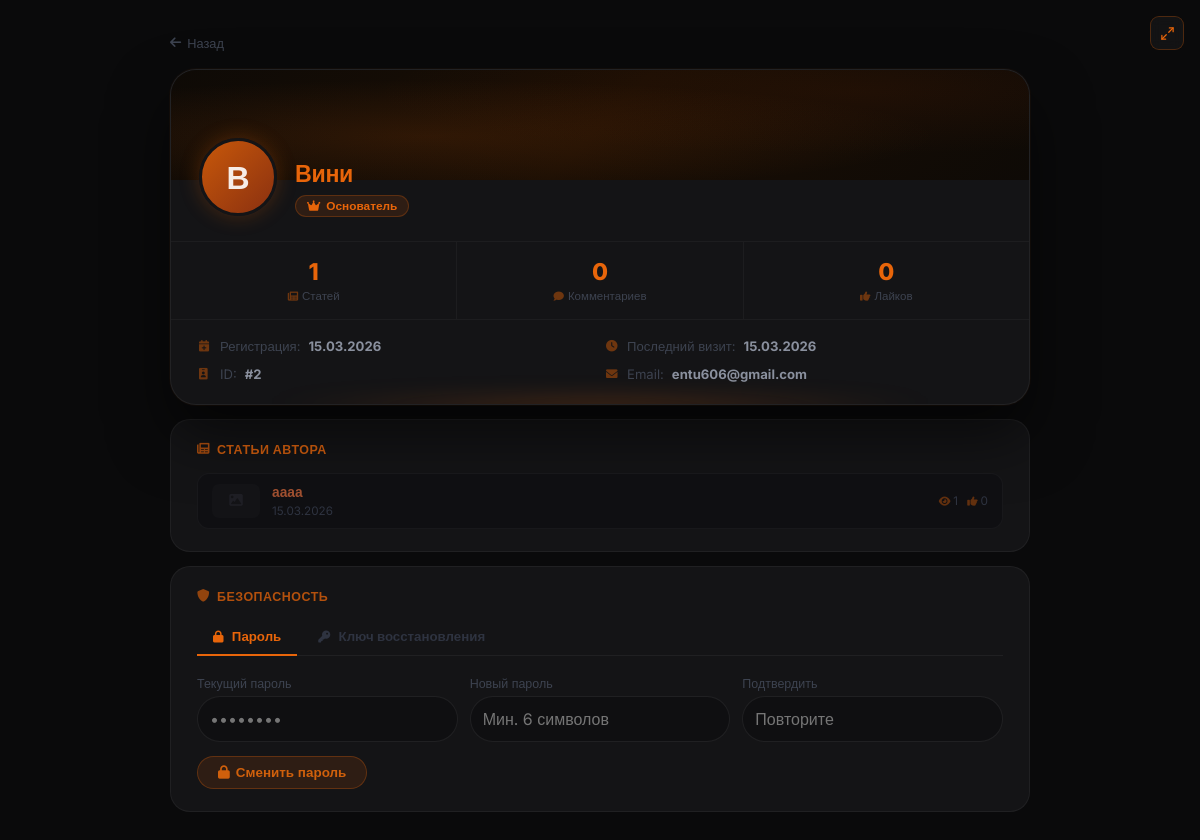
The page /profile/Вини (signed in) on the database as committed earlier.
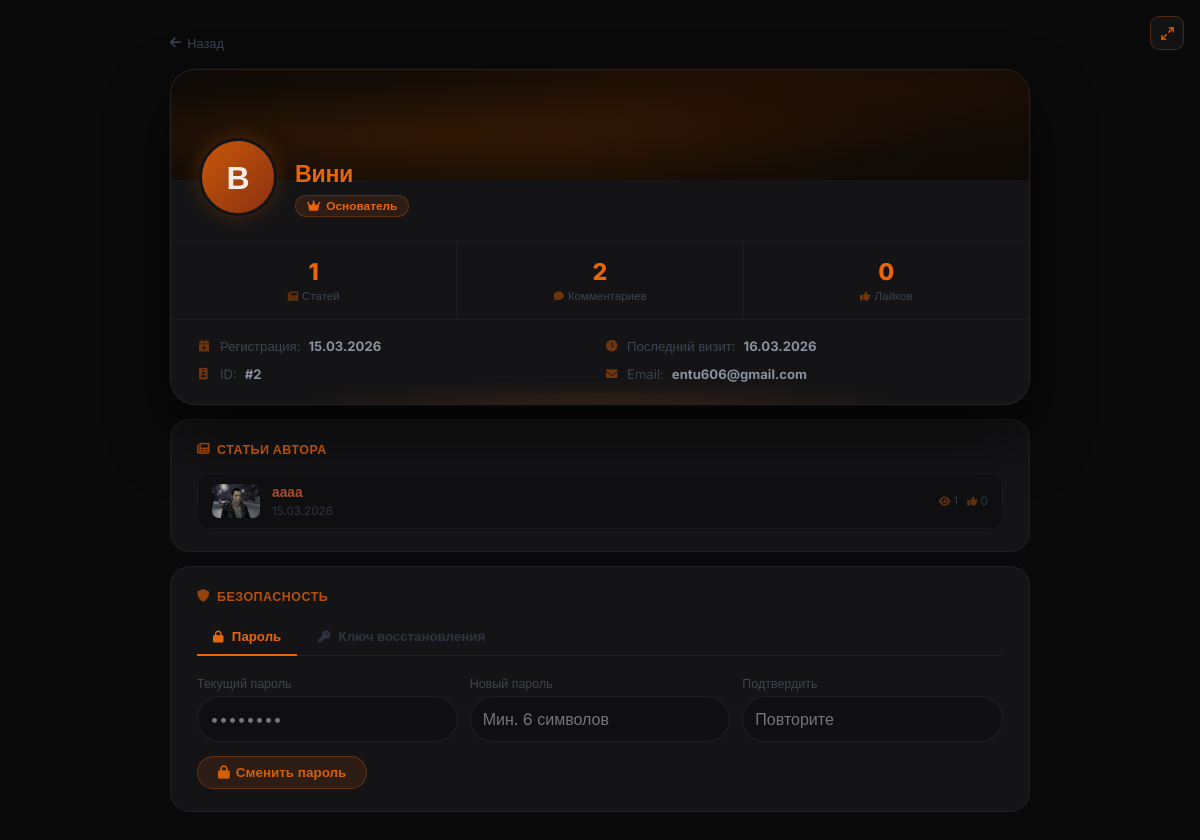
The same page on the database as committed later.
### models.py (models this page shows, shortened)
class User(db.Model, UserMixin):
    __tablename__ = 'users'
    id             = db.Column(db.Integer, primary_key=True)
    username       = db.Column(db.String(80),  unique=True, nullable=False)
    email          = db.Column(db.String(120), unique=True, nullable=False)
    password_hash  = db.Column(db.String(256), nullable=False)
    role           = db.Column(db.Integer, default=0)
    created_at     = db.Column(db.DateTime, default=datetime.utcnow)   # дата регистрации
    last_seen      = db.Column(db.DateTime, default=datetime.utcnow)
    banned_until   = db.Column(db.DateTime, nullable=True)
    ban_reason     = db.Column(db.String(500), nullable=True)
    banned_by_id   = db.Column(db.Integer, db.ForeignKey('users.id'), nullable=True)
    recovery_key   = db.Column(db.String(256), nullable=True)  # хеш секретного ключа восстановления
    avatar         = db.Column(db.String(300), nullable=True)   # путь к аватарке
    articles       = db.relationship('Article',  backref='author',     lazy='dynamic', foreign_keys='Article.author_id')
    comments       = db.relationship('Comment',  backref='author',     lazy='dynamic', foreign_keys='Comment.author_id')
    votes          = db.relationship('Vote',     backref='user',       lazy='dynamic')
    extra_pages    = db.relationship('ExtraPage', backref='author',    lazy='dynamic', foreign_keys='ExtraPage.author_id')
    comment_reactions = db.relationship('CommentReaction', backref='user', lazy='dynamic')
    def is_banned(self):
        if self.banned_until and self.banned_until > datetime.utcnow():
            return True
        return False

class Article(db.Model):
    __tablename__ = 'articles'
    id          = db.Column(db.Integer, primary_key=True)
    title       = db.Column(db.String(300), nullable=False)
    preview     = db.Column(db.Text, nullable=True)       # краткое описание
    content     = db.Column(db.Text, nullable=False)
    image       = db.Column(db.String(500), nullable=True)  # URL изображения (старый способ)
    image_file  = db.Column(db.String(300), nullable=True)  # имя файла загруженного изображения
    video_url   = db.Column(db.String(500), nullable=True)  # ссылка на YouTube
    video_file  = db.Column(db.String(300), nullable=True)  # загруженный видео-файл
    category    = db.Column(db.String(50), default='article')
    views       = db.Column(db.Integer, default=0)
    likes       = db.Column(db.Integer, default=0)
    dislikes    = db.Column(db.Integer, default=0)
    created_at  = db.Column(db.DateTime, default=datetime.utcnow)
    updated_at  = db.Column(db.DateTime, default=datetime.utcnow, onupdate=datetime.utcnow)
    author_id   = db.Column(db.Integer, db.ForeignKey('users.id'), nullable=False)
    game_id     = db.Column(db.Integer, db.ForeignKey('games.id'), nullable=True)
    comments    = db.relationship('Comment',      backref='article', lazy='dynamic',
                                  cascade='all, delete-orphan')
    votes       = db.relationship('Vote',         backref='article', lazy='dynamic',
                                  cascade='all, delete-orphan')
    extra_pages = db.relationship('ExtraPage',    backref='article', lazy='dynamic',
                                  cascade='all, delete-orphan')
    dropdown_items = db.relationship('DropdownItem', backref='article', lazy='dynamic',
                                     cascade='all, delete-orphan', order_by='DropdownItem.order')
    article_views  = db.relationship('ArticleView',  backref='article', lazy='dynamic',
                                     cascade='all, delete-orphan')
    def get_image_url(self):
        if self.image_file:
            return f'/static/uploads/{self.image_file}'
        if self.image:
            return self.image
        return None

### app.py (the view)
@app.route('/profile/<username>')
def profile(username):
    user = User.query.filter_by(username=username).first_or_404()
    return render_template('profile.html', user=user)

### app.py (called while the page is built)
@login_manager.user_loader
def load_user(user_id):
    return User.query.get(int(user_id))

@app.before_request
def update_last_seen():
    if current_user.is_authenticated:
        current_user.last_seen = datetime.utcnow()
        db.session.commit()

@app.after_request
def add_security_headers(response):
    response.headers['X-Content-Type-Options'] = 'nosniff'
    response.headers['X-Frame-Options']        = 'DENY'
    response.headers['X-XSS-Protection']       = '1; mode=block'
    response.headers.pop('Server', None)
    response.headers.pop('X-Powered-By', None)
    return response

### templates/profile.html (shortened to what the changed rows need)
{% extends "base.html" %}
{% block content %}
<div class="profile-outer">
<div class="profile-inner">
    <div class="profile-main-card">
        <div class="profile-info-row">
            <label class="profile-avatar" {% if user.id == current_user.id %}for="avatarFileQuick" title="Сменить аватарку"{% endif %}>
                {% if user.avatar %}
                    <img src="{{ user.avatar }}" alt="{{ user.username }}">
                {% else %}
                    {{ user.username[0] }}
                {% endif %}
            </label>
            <div class="profile-name-block">
                <div class="profile-username">{{ user.username }}</div>
                {% set role_names = {0: ('Участник', 'fas fa-user'), 1: ('Модератор', 'fas fa-shield-alt'), 2: ('Редактор', 'fas fa-pen'), 3: ('Ст. Модератор', 'fas fa-user-shield'), 4: ('Основатель', 'fas fa-crown')} %}
                {% set rname, ricon = role_names.get(user.role, ('Участник', 'fas fa-user')) %}
                <div class="role-badge role-{{ user.role }}"><i class="{{ ricon }}"></i> {{ rname }}</div>
            </div>
        </div>
        <div class="profile-stats">
            <div class="stat-box">
                <span class="stat-num">{{ user.comments.count() }}</span>
                <div class="stat-lbl"><i class="fas fa-comment"></i> Комментариев</div>
            </div>
                <span class="stat-num">{% set tl = namespace(v=0) %}{% for art in user.articles %}{% set tl.v = tl.v + art.likes %}{% endfor %}{{ tl.v }}</span>
        </div>
        <div class="profile-details">
            <div class="detail-row"><i class="fas fa-calendar-plus"></i> Регистрация: <strong>{% if user.created_at %}{{ user.created_at.strftime('%d.%m.%Y') }}{% else %}—{% endif %}</strong></div>
            <div class="detail-row"><i class="fas fa-clock"></i> Последний визит: <strong>{% if user.last_seen %}{{ user.last_seen.strftime('%d.%m.%Y') }}{% else %}—{% endif %}</strong></div>
            <div class="detail-row"><i class="fas fa-id-badge"></i> ID: <strong>#{{ user.id }}</strong></div>
            {% if current_user.is_authenticated and (current_user.id == user.id or current_user.role >= 3) %}
            <div class="detail-row"><i class="fas fa-envelope"></i> Email: <strong>{{ user.email }}</strong></div>
            {% endif %}
        </div>
    </div>
    {% if user.articles.count() > 0 %}
    <div class="sub-card">
        {% for art in user.articles.limit(10) %}
        <a href="{{ url_for('article', article_id=art.id) }}" class="art-item">
            {% if art.get_image_url() %}
                <img src="{{ art.get_image_url() }}" class="art-thumb" alt="">
            {% else %}
                <div class="art-thumb-ph"><i class="fas fa-image" style="font-size:0.85rem;"></i></div>
            {% endif %}
            <div style="flex:1; min-width:0; position:relative; z-index:1;">
                <div class="art-title-text">{{ art.title }}</div>
                <div class="art-date">{{ art.created_at.strftime('%d.%m.%Y') }}</div>
            </div>
            <div class="art-stats" style="position:relative; z-index:1;">
                <span><i class="fas fa-eye"></i> {{ art.views }}</span>
                <span><i class="fas fa-thumbs-up"></i> {{ art.likes }}</span>
            </div>
        </a>
        {% endfor %}
    </div>
    {% endif %}
</div>
{% endblock %}

Rows that differ between the two databases and show on the page:
changed User "Вини": last_seen "15.03.2026" → "16.03.2026"
changed Article "аааа": get_image_url: picture added
Other text that changed with them:
{{ user.comments.count() }}: "0" → "2"
